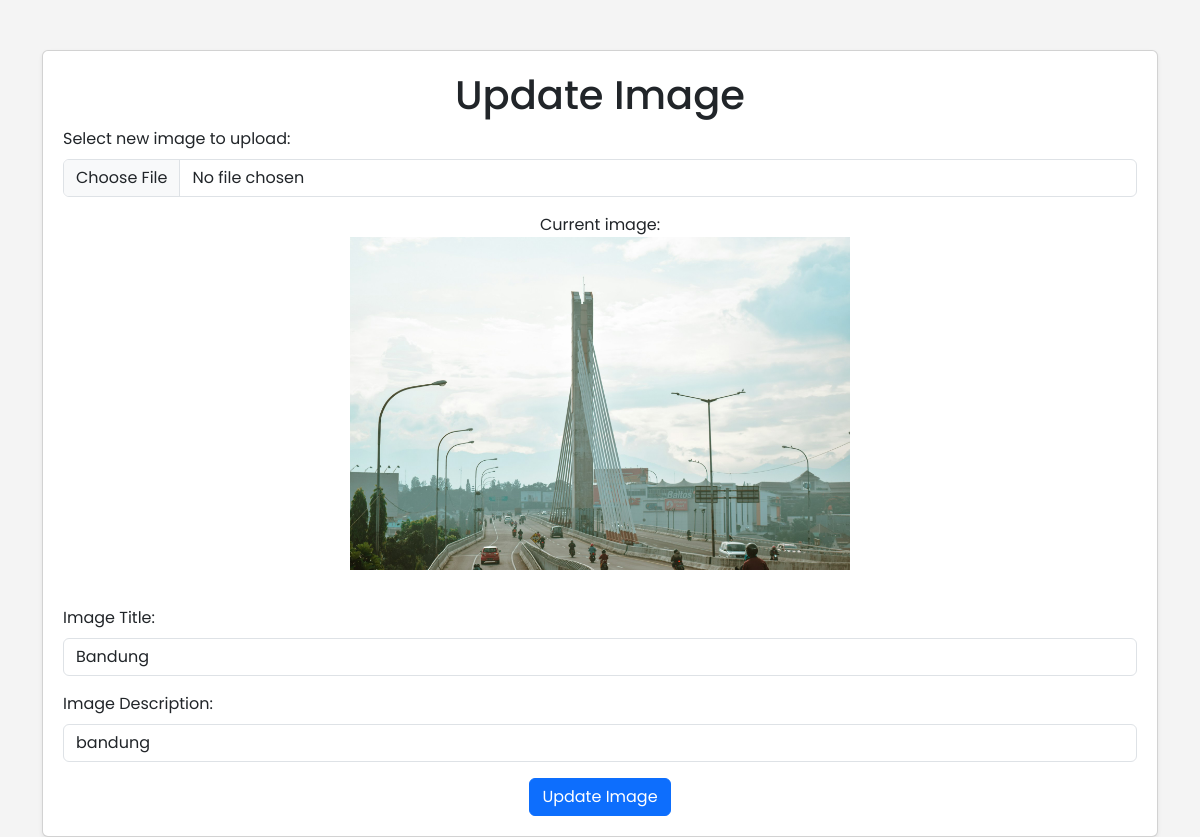
/admin/update_images.php?id=67&title=Bandung&image_path=../uploads/bandung.jpg (signed in), run on the app's committed database.
### tables this page shows
CREATE TABLE `images` (
  `id_images` int NOT NULL,
  `image_path` varchar(255) NOT NULL,
  `title` varchar(255) NOT NULL,
  `description` text,
  `uploaded_at` timestamp NULL DEFAULT CURRENT_TIMESTAMP,
  `id_role` int DEFAULT NULL
);

### admin/update_images.php (the view, shortened to what this page needs)
<?php
$imagePath = "";
$description = "";
if ($_SERVER["REQUEST_METHOD"] == "POST") {
    $id_images = $_POST["id_images"];
    $title = $_POST["title"];
    $description = $_POST["description"];
    $file = $_FILES["fileToUpload"];
    $conn = koneksi();
    $stmt = $conn->prepare("SELECT image_path FROM images WHERE id_images = ?");
    $stmt->bind_param("i", $id_images);
    $stmt->execute();
    $stmt->bind_result($imagePath);
    $stmt->fetch();
    $stmt->close();
    $message = updateImage($id_images, $title, $description, $file, $conn, $imagePath);
    $conn->close();
    if (strpos($message, 'updated') !== false) {
        echo "<script>alert('$message'); window.location.href='image.php';</script>";
    } else {
        echo "<script>alert('$message');</script>";
    }
}else if (isset($_GET["id"])) {
    $id_images = $_GET["id"];
    $conn = koneksi();
    $stmt = $conn->prepare("SELECT image_path, title, description FROM images WHERE id_images = ?");
    $stmt->bind_param("i", $id_images);
    $stmt->execute();
    $stmt->bind_result($imagePath, $title, $description);
}
?>
<!DOCTYPE html>
<html lang="en">
<head>
    <link href="https://cdn.jsdelivr.net/npm/bootstrap@5.3.3/dist/css/bootstrap.min.css" rel="stylesheet">
    <link rel="stylesheet" href="assets/css/image.css">
</head>
<body>
<div class="container">
    <div class="card shadow-sm">
        <h1 class="card-title text-center">Update Image</h1>
        <form action="" method="post" enctype="multipart/form-data">
            <div class="mb-3">
                <label for="fileToUpload" class="form-label">Select new image to upload:</label>
                <input type="file" name="fileToUpload" id="fileToUpload" class="form-control" onchange="previewImage(event)">
            </div>
            <div class="mb-3 text-center">
                Current image:
                <br>
                <img id="imagePreview" class="preview" src="<?= htmlspecialchars($imagePath); ?>" alt="Image preview...">
            </div>
            <div class="mb-3">
                <label for="title" class="form-label">Image Title:</label>
                <input type="text" name="title" id="title" class="form-control" value="<?= htmlspecialchars($title ?? ''); ?>" placeholder="Enter image title">
            </div>
            <div class="mb-3">
                <label for="description" class="form-label">Image Description:</label>
                <input type="text" name="description" id="description" class="form-control" value="<?= htmlspecialchars($description ?? ''); ?>" placeholder="Enter image description">
            </div>
            <div class="text-center">
                <input type="submit" value="Update Image" name="submit" class="btn btn-primary">
            </div>
        </form>
    </div>
</div>
</body>
</html>

### admin/assets/css/image.css (style rules this page uses)
body { font-family: 'Poppins', sans-serif; background-color: #f4f4f4; }
.container { margin-top: 50px; }
.card { padding: 20px; }
.preview { max-width: 500px; max-height: 500px; margin-bottom: 20px; }

### data on the page
images: image_path (picture), title "Bandung", description "bandung"
